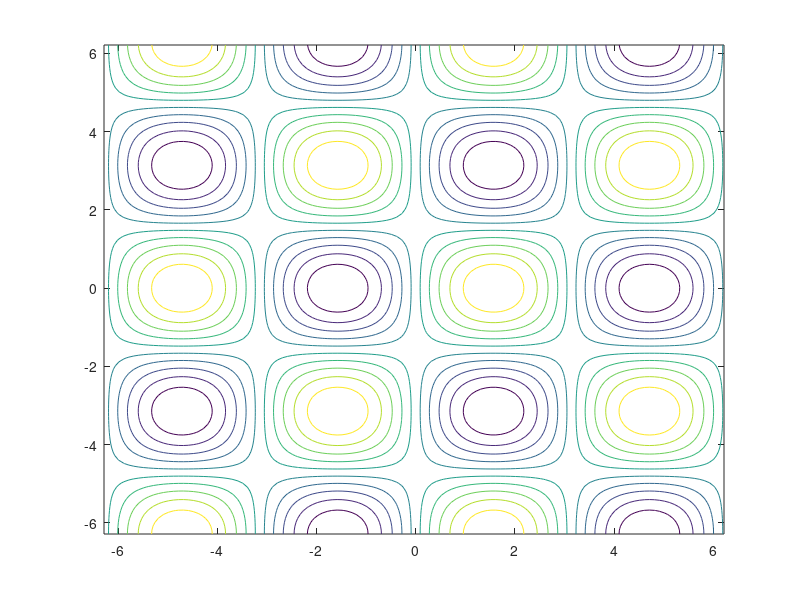

This figure's MATLAB source:
function optimizer

x=-2*pi:.1:2*pi;
y=x;
z=cos(y)'*sin(x);
figure
contour(x,y,z);
hold on
init_guess=[1,.5]; %will trap into local min if guess isn't good (keep within acceptable parameters) 
min_vars=[-2,-1];
max_vars=[Inf,Inf];
A=[4,3]; b=[6];%used in project: Av<=b (assumed by MATLAB) -> must find A and b
%ex: if 4x+3y<=6: [4,3]=A and b=6
C=[]; d=[];%unused for project (leave as blank) -> enforce equality constraints (along parameters, instead of within)
[optimalxy,minz]=fmincon(@(v) objective(v),init_guess,A,b,C,d,min_vars,max_vars);
    
plot3(init_guess(1),init_guess(2),objective(init_guess));
plot3(optimalxy(1),optimalxy(2),minz);

%add inequali=ty constraints in matrix form to MATLAB

end

function z=objective(v)
x=v(1); y=v(2);
z=cos(y)*sin(x);
end
